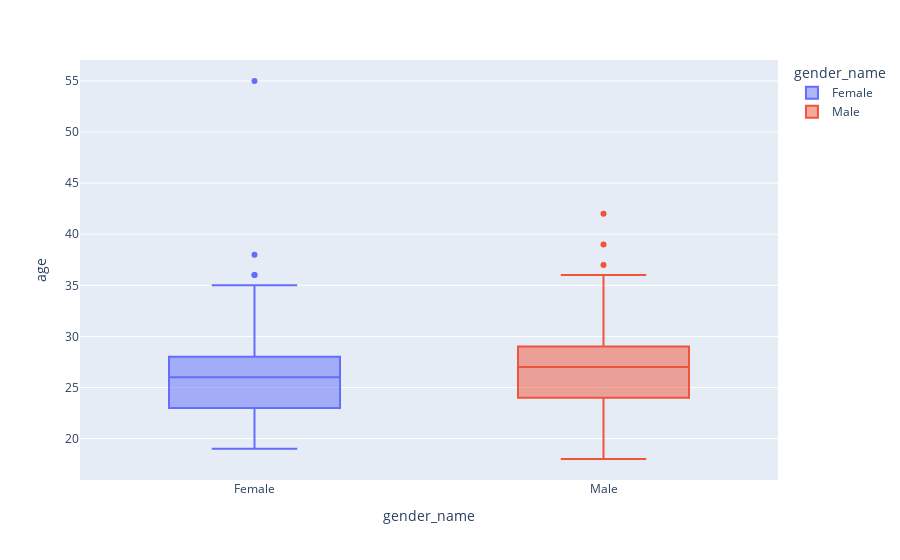

The cell this chart's notebook holds for it:
### Code cell
import plotly.express as px
fig = px.box(df_iid, x="gender_name", y="age", color="gender_name")
fig.show()

### Figure 1 — Plotly figure (JSON) as saved in the notebook; plotly's stock layout.template omitted (floating-point values rounded to 4 significant figures; data arrays with more than 128 entries replaced by an {"elided": "..."} marker saying what was removed)
{"data": [{"alignmentgroup": "True", "hovertemplate": "gender_name=%{x}<br>age=%{y}<extra></extra>", "legendgroup": "Female", "marker": {"color": "#636efa"}, "name": "Female", "notched": false, "offsetgroup": "Female", "orientation": "v", "showlegend": true, "type": "box", "x": {"elided": "274 str values"}, "x0": " ", "xaxis": "x", "y": {"elided": "274 int values"}, "y0": " ", "yaxis": "y"}, {"alignmentgroup": "True", "hovertemplate": "gender_name=%{x}<br>age=%{y}<extra></extra>", "legendgroup": "Male", "marker": {"color": "#EF553B"}, "name": "Male", "notched": false, "offsetgroup": "Male", "orientation": "v", "showlegend": true, "type": "box", "x": {"elided": "277 str values"}, "x0": " ", "xaxis": "x", "y": {"elided": "277 int values"}, "y0": " ", "yaxis": "y"}], "layout": {"boxmode": "overlay", "legend": {"title": {"text": "gender_name"}, "tracegroupgap": 0}, "margin": {"t": 60}, "xaxis": {"anchor": "y", "categoryarray": ["Female", "Male"], "categoryorder": "array", "domain": [0, 1], "title": {"text": "gender_name"}}, "yaxis": {"anchor": "x", "domain": [0, 1], "title": {"text": "age"}}}}
